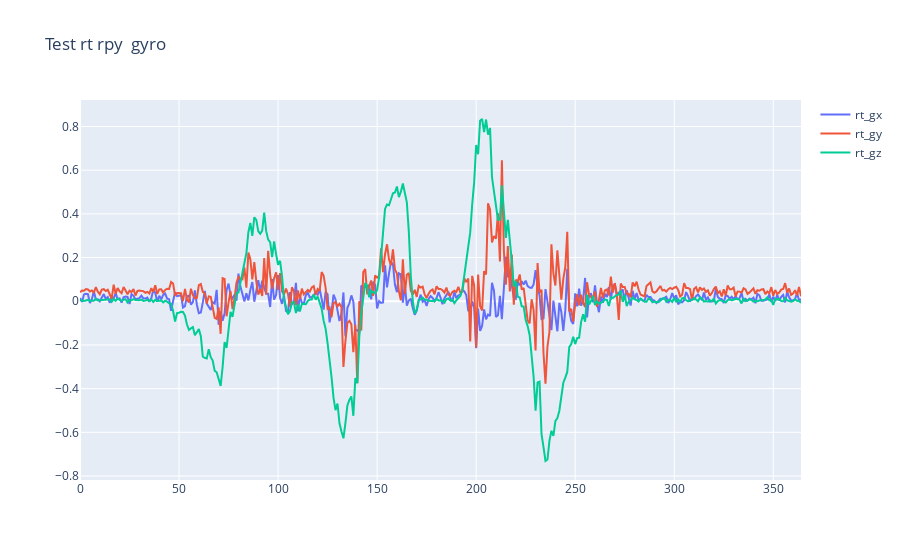
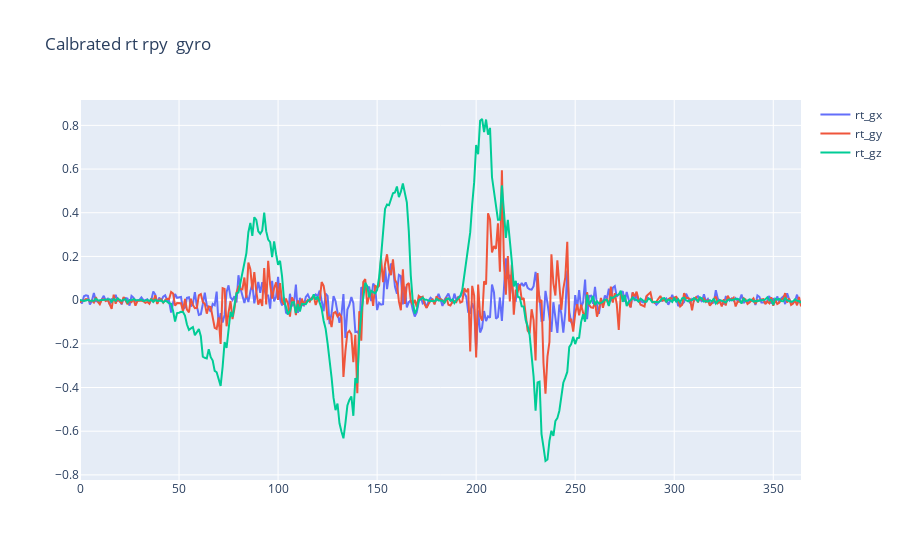
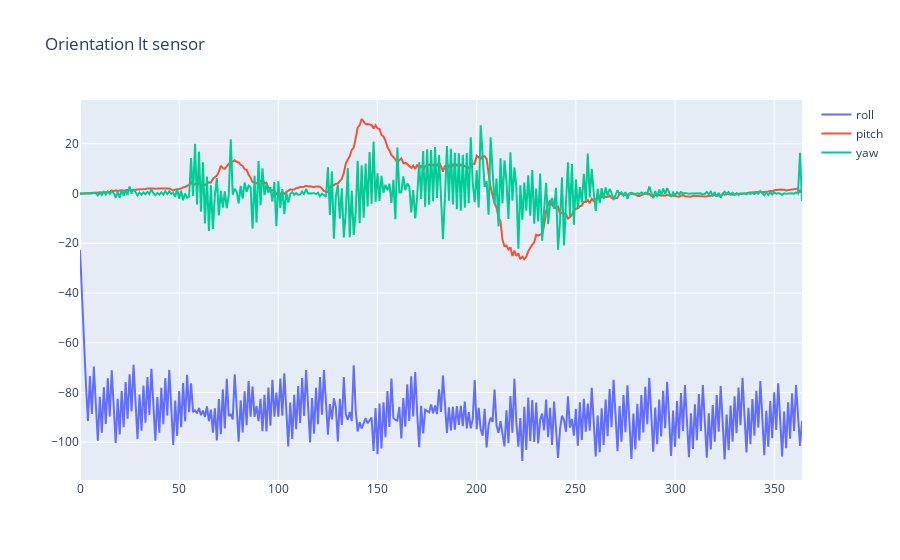

Here is the notebook cell these charts were saved with, in order:
### Code cell
name = 'test'
filename = f"D:/Thesis/{name}/20_rt1_y.csv"

calibration_set = read_csv_file(f"D:/Thesis/calibration/30_calibration.csv")
print(filename) 

IMU_set = read_csv_file(filename)
IMU_set

bt_1,bb_1,lt_1,lb_1,rt_1,rb_1=parse_to_sensors(IMU_set)
bt_outl,bb_outl,lt_outl,lb_outl,rt_outl,rb_outl =  parse_to_sensors(calibration_set)

show_plot(rt_1,'Test rt rpy ',False)
#show_plot(rt_outl,'Test rt rpy ',True) 
calibrated_rt = calibration(rt_1,rt_outl)


show_plot(calibrated_rt,'Calbrated rt rpy ',False)
# show_plot(rt_outl,'Test rt rpy ',True)
    

orientation_rt_t = find_orientation(calibrated_rt)
show_plot(orientation_rt_t,f'Orientation lt sensor')

### Figure 1 — Plotly figure (JSON) as saved in the notebook; plotly's stock layout.template omitted (floating-point values rounded to 4 significant figures; data arrays with more than 128 entries replaced by an {"elided": "..."} marker saying what was removed)
{"data": [{"name": "rt_gx", "type": "scatter", "x": {"elided": "365 int values"}, "y": {"elided": "365 float values"}}, {"name": "rt_gy", "type": "scatter", "x": {"elided": "365 int values"}, "y": {"elided": "365 float values"}}, {"name": "rt_gz", "type": "scatter", "x": {"elided": "365 int values"}, "y": {"elided": "365 float values"}}], "layout": {"title": {"text": "Test rt rpy  gyro"}}}

### Figure 2 — Plotly figure (JSON) as saved in the notebook; plotly's stock layout.template omitted (floating-point values rounded to 4 significant figures; data arrays with more than 128 entries replaced by an {"elided": "..."} marker saying what was removed)
{"data": [{"name": "rt_gx", "type": "scatter", "x": {"elided": "365 int values"}, "y": {"elided": "365 float values"}}, {"name": "rt_gy", "type": "scatter", "x": {"elided": "365 int values"}, "y": {"elided": "365 float values"}}, {"name": "rt_gz", "type": "scatter", "x": {"elided": "365 int values"}, "y": {"elided": "365 float values"}}], "layout": {"title": {"text": "Calbrated rt rpy  gyro"}}}

### Figure 3 — Plotly figure (JSON) as saved in the notebook; plotly's stock layout.template omitted (floating-point values rounded to 4 significant figures; data arrays with more than 128 entries replaced by an {"elided": "..."} marker saying what was removed)
{"data": [{"name": "roll", "type": "scatter", "x": {"elided": "365 int values"}, "y": {"elided": "365 float values"}}, {"name": "pitch", "type": "scatter", "x": {"elided": "365 int values"}, "y": {"elided": "365 float values"}}, {"name": "yaw", "type": "scatter", "x": {"elided": "365 int values"}, "y": {"elided": "365 float values"}}], "layout": {"title": {"text": "Orientation lt sensor"}}}
